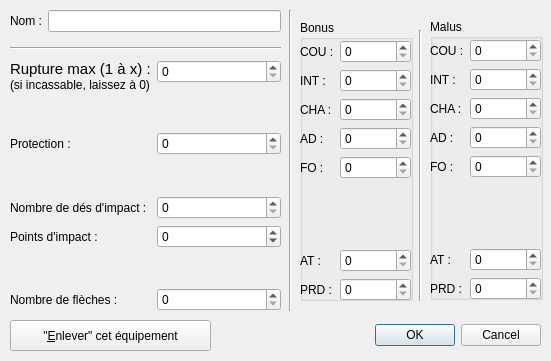
<?xml version="1.0" encoding="UTF-8"?>
<ui version="4.0">
 <class>EquipModif</class>
 <widget class="QDialog" name="EquipModif">
  <property name="geometry">
   <rect>
    <x>0</x>
    <y>0</y>
    <width>551</width>
    <height>361</height>
   </rect>
  </property>
  <property name="windowTitle">
   <string>Modifier un équipement</string>
  </property>
  <property name="windowIcon">
   <iconset resource="../res/ressources.qrc">
    <normaloff>:/prog-data/img/icone.png</normaloff>:/prog-data/img/icone.png</iconset>
  </property>
  <widget class="QDialogButtonBox" name="buttonBox">
   <property name="geometry">
    <rect>
     <x>280</x>
     <y>320</y>
     <width>261</width>
     <height>31</height>
    </rect>
   </property>
   <property name="orientation">
    <enum>Qt::Horizontal</enum>
   </property>
   <property name="standardButtons">
    <set>QDialogButtonBox::Cancel|QDialogButtonBox::Ok</set>
   </property>
   <property name="centerButtons">
    <bool>false</bool>
   </property>
  </widget>
  <widget class="Line" name="line_3">
   <property name="geometry">
    <rect>
     <x>410</x>
     <y>30</y>
     <width>20</width>
     <height>271</height>
    </rect>
   </property>
   <property name="orientation">
    <enum>Qt::Vertical</enum>
   </property>
  </widget>
  <widget class="QGroupBox" name="malusGroup">
   <property name="geometry">
    <rect>
     <x>430</x>
     <y>19</y>
     <width>113</width>
     <height>281</height>
    </rect>
   </property>
   <property name="title">
    <string>Malus</string>
   </property>
   <widget class="QWidget" name="formLayoutWidget_3">
    <property name="geometry">
     <rect>
      <x>0</x>
      <y>20</y>
      <width>111</width>
      <height>261</height>
     </rect>
    </property>
    <layout class="QFormLayout" name="malusLayout">
     <item row="0" column="0">
      <widget class="QLabel" name="couLabel">
       <property name="text">
        <string>COU :</string>
       </property>
      </widget>
     </item>
     <item row="0" column="1">
      <widget class="QSpinBox" name="cou"/>
     </item>
     <item row="1" column="0">
      <widget class="QLabel" name="intelLabel">
       <property name="text">
        <string>INT :</string>
       </property>
      </widget>
     </item>
     <item row="1" column="1">
      <widget class="QSpinBox" name="intel"/>
     </item>
     <item row="2" column="0">
      <widget class="QLabel" name="chaLabel">
       <property name="text">
        <string>CHA :</string>
       </property>
      </widget>
     </item>
     <item row="2" column="1">
      <widget class="QSpinBox" name="cha"/>
     </item>
     <item row="3" column="0">
      <widget class="QLabel" name="adLabel">
       <property name="text">
        <string>AD :</string>
       </property>
      </widget>
     </item>
     <item row="3" column="1">
      <widget class="QSpinBox" name="ad"/>
     </item>
     <item row="4" column="0">
      <widget class="QLabel" name="foLabel">
       <property name="text">
        <string>FO :</string>
       </property>
      </widget>
     </item>
     <item row="4" column="1">
      <widget class="QSpinBox" name="fo"/>
     </item>
     <item row="5" column="1">
      <spacer name="verticalSpacer_2">
       <property name="orientation">
        <enum>Qt::Vertical</enum>
       </property>
       <property name="sizeHint" stdset="0">
        <size>
         <width>20</width>
         <height>40</height>
        </size>
       </property>
      </spacer>
     </item>
     <item row="6" column="0">
      <widget class="QLabel" name="atLabel">
       <property name="text">
        <string>AT :</string>
       </property>
      </widget>
     </item>
     <item row="6" column="1">
      <widget class="QSpinBox" name="at"/>
     </item>
     <item row="7" column="0">
      <widget class="QLabel" name="prdLabel">
       <property name="text">
        <string>PRD :</string>
       </property>
      </widget>
     </item>
     <item row="7" column="1">
      <widget class="QSpinBox" name="prd"/>
     </item>
    </layout>
   </widget>
  </widget>
  <widget class="Line" name="line_2">
   <property name="geometry">
    <rect>
     <x>280</x>
     <y>10</y>
     <width>21</width>
     <height>301</height>
    </rect>
   </property>
   <property name="frameShadow">
    <enum>QFrame::Sunken</enum>
   </property>
   <property name="orientation">
    <enum>Qt::Vertical</enum>
   </property>
  </widget>
  <widget class="QGroupBox" name="bonusGroup">
   <property name="geometry">
    <rect>
     <x>300</x>
     <y>20</y>
     <width>113</width>
     <height>281</height>
    </rect>
   </property>
   <property name="title">
    <string>Bonus</string>
   </property>
   <widget class="QWidget" name="formLayoutWidget_2">
    <property name="geometry">
     <rect>
      <x>0</x>
      <y>20</y>
      <width>111</width>
      <height>261</height>
     </rect>
    </property>
    <layout class="QFormLayout" name="bonusLayout">
     <item row="0" column="0">
      <widget class="QLabel" name="COULabel">
       <property name="text">
        <string>COU :</string>
       </property>
      </widget>
     </item>
     <item row="0" column="1">
      <widget class="QSpinBox" name="COU"/>
     </item>
     <item row="1" column="0">
      <widget class="QLabel" name="INTELLabel">
       <property name="text">
        <string>INT :</string>
       </property>
      </widget>
     </item>
     <item row="1" column="1">
      <widget class="QSpinBox" name="INTEL"/>
     </item>
     <item row="2" column="0">
      <widget class="QLabel" name="CHALabel">
       <property name="text">
        <string>CHA :</string>
       </property>
      </widget>
     </item>
     <item row="2" column="1">
      <widget class="QSpinBox" name="CHA"/>
     </item>
     <item row="3" column="0">
      <widget class="QLabel" name="ADLabel">
       <property name="text">
        <string>AD :</string>
       </property>
      </widget>
     </item>
     <item row="3" column="1">
      <widget class="QSpinBox" name="AD"/>
     </item>
     <item row="4" column="0">
      <widget class="QLabel" name="FOLabel">
       <property name="text">
        <string>FO :</string>
       </property>
      </widget>
     </item>
     <item row="4" column="1">
      <widget class="QSpinBox" name="FO"/>
     </item>
     <item row="5" column="1">
      <spacer name="verticalSpacer">
       <property name="orientation">
        <enum>Qt::Vertical</enum>
       </property>
       <property name="sizeHint" stdset="0">
        <size>
         <width>20</width>
         <height>40</height>
        </size>
       </property>
      </spacer>
     </item>
     <item row="6" column="0">
      <widget class="QLabel" name="ATLabel">
       <property name="text">
        <string>AT :</string>
       </property>
      </widget>
     </item>
     <item row="6" column="1">
      <widget class="QSpinBox" name="AT"/>
     </item>
     <item row="7" column="0">
      <widget class="QLabel" name="PRDLabel">
       <property name="text">
        <string>PRD :</string>
       </property>
      </widget>
     </item>
     <item row="7" column="1">
      <widget class="QSpinBox" name="PRD"/>
     </item>
    </layout>
   </widget>
  </widget>
  <widget class="QWidget" name="formLayoutWidget">
   <property name="geometry">
    <rect>
     <x>10</x>
     <y>10</y>
     <width>271</width>
     <height>33</height>
    </rect>
   </property>
   <layout class="QFormLayout" name="layoutNom">
    <property name="fieldGrowthPolicy">
     <enum>QFormLayout::AllNonFixedFieldsGrow</enum>
    </property>
    <item row="0" column="0">
     <widget class="QLabel" name="nomLabel">
      <property name="text">
       <string>Nom :</string>
      </property>
     </widget>
    </item>
    <item row="0" column="1">
     <widget class="QLineEdit" name="nom">
      <property name="text">
       <string/>
      </property>
     </widget>
    </item>
   </layout>
  </widget>
  <widget class="QWidget" name="formLayoutWidget_4">
   <property name="geometry">
    <rect>
     <x>10</x>
     <y>60</y>
     <width>271</width>
     <height>251</height>
    </rect>
   </property>
   <layout class="QFormLayout" name="layoutDivers">
    <item row="0" column="0">
     <widget class="QLabel" name="ruptLabel">
      <property name="text">
       <string>&lt;!DOCTYPE HTML PUBLIC &quot;-//W3C//DTD HTML 4.0//EN&quot; &quot;http://www.w3.org/TR/REC-html40/strict.dtd&quot;&gt;
&lt;html&gt;&lt;head&gt;&lt;meta name=&quot;qrichtext&quot; content=&quot;1&quot; /&gt;&lt;style type=&quot;text/css&quot;&gt;
p, li { white-space: pre-wrap; }
&lt;/style&gt;&lt;/head&gt;&lt;body style=&quot; font-family:'Cantarell'; font-size:11pt; font-weight:400; font-style:normal;&quot;&gt;
&lt;p style=&quot; margin-top:0px; margin-bottom:0px; margin-left:0px; margin-right:0px; -qt-block-indent:0; text-indent:0px;&quot;&gt;Rupture max (1 à x) :&lt;/p&gt;
&lt;p style=&quot; margin-top:0px; margin-bottom:0px; margin-left:0px; margin-right:0px; -qt-block-indent:0; text-indent:0px;&quot;&gt;&lt;span style=&quot; font-size:9pt;&quot;&gt;(si incassable, laissez à 0)&lt;/span&gt;&lt;/p&gt;&lt;/body&gt;&lt;/html&gt;</string>
      </property>
     </widget>
    </item>
    <item row="0" column="1">
     <widget class="QSpinBox" name="rupt">
      <property name="maximum">
       <number>5</number>
      </property>
     </widget>
    </item>
    <item row="1" column="0" colspan="2">
     <spacer name="verticalSpacer_3">
      <property name="orientation">
       <enum>Qt::Vertical</enum>
      </property>
      <property name="sizeType">
       <enum>QSizePolicy::Expanding</enum>
      </property>
      <property name="sizeHint" stdset="0">
       <size>
        <width>20</width>
        <height>40</height>
       </size>
      </property>
     </spacer>
    </item>
    <item row="2" column="0">
     <widget class="QLabel" name="prLabel">
      <property name="text">
       <string>Protection :</string>
      </property>
     </widget>
    </item>
    <item row="2" column="1">
     <widget class="QSpinBox" name="pr"/>
    </item>
    <item row="3" column="0" colspan="2">
     <spacer name="verticalSpacer_4">
      <property name="orientation">
       <enum>Qt::Vertical</enum>
      </property>
      <property name="sizeHint" stdset="0">
       <size>
        <width>20</width>
        <height>40</height>
       </size>
      </property>
     </spacer>
    </item>
    <item row="4" column="0">
     <widget class="QLabel" name="deLabel">
      <property name="text">
       <string>Nombre de dés d'impact :</string>
      </property>
     </widget>
    </item>
    <item row="4" column="1">
     <widget class="QSpinBox" name="de"/>
    </item>
    <item row="5" column="0">
     <widget class="QLabel" name="PILabel">
      <property name="text">
       <string>Points d'impact :</string>
      </property>
     </widget>
    </item>
    <item row="5" column="1">
     <widget class="QSpinBox" name="PI">
      <property name="minimum">
       <number>-100</number>
      </property>
      <property name="maximum">
       <number>100</number>
      </property>
     </widget>
    </item>
    <item row="6" column="0" colspan="2">
     <spacer name="verticalSpacer_5">
      <property name="orientation">
       <enum>Qt::Vertical</enum>
      </property>
      <property name="sizeHint" stdset="0">
       <size>
        <width>20</width>
        <height>40</height>
       </size>
      </property>
     </spacer>
    </item>
    <item row="7" column="0">
     <widget class="QLabel" name="nbLabel">
      <property name="text">
       <string>Nombre de flèches :</string>
      </property>
     </widget>
    </item>
    <item row="7" column="1">
     <widget class="QSpinBox" name="nb"/>
    </item>
   </layout>
  </widget>
  <widget class="Line" name="line">
   <property name="geometry">
    <rect>
     <x>10</x>
     <y>40</y>
     <width>271</width>
     <height>16</height>
    </rect>
   </property>
   <property name="orientation">
    <enum>Qt::Horizontal</enum>
   </property>
  </widget>
  <widget class="QPushButton" name="vider">
   <property name="geometry">
    <rect>
     <x>10</x>
     <y>320</y>
     <width>201</width>
     <height>31</height>
    </rect>
   </property>
   <property name="text">
    <string>&quot;&amp;Enlever&quot; cet équipement</string>
   </property>
  </widget>
 </widget>
 <resources>
  <include location="../res/ressources.qrc"/>
 </resources>
 <connections>
  <connection>
   <sender>buttonBox</sender>
   <signal>accepted()</signal>
   <receiver>EquipModif</receiver>
   <slot>accept()</slot>
   <hints>
    <hint type="sourcelabel">
     <x>10</x>
     <y>360</y>
    </hint>
    <hint type="destinationlabel">
     <x>157</x>
     <y>274</y>
    </hint>
   </hints>
  </connection>
  <connection>
   <sender>buttonBox</sender>
   <signal>rejected()</signal>
   <receiver>EquipModif</receiver>
   <slot>reject()</slot>
   <hints>
    <hint type="sourcelabel">
     <x>56</x>
     <y>360</y>
    </hint>
    <hint type="destinationlabel">
     <x>286</x>
     <y>274</y>
    </hint>
   </hints>
  </connection>
 </connections>
</ui>
